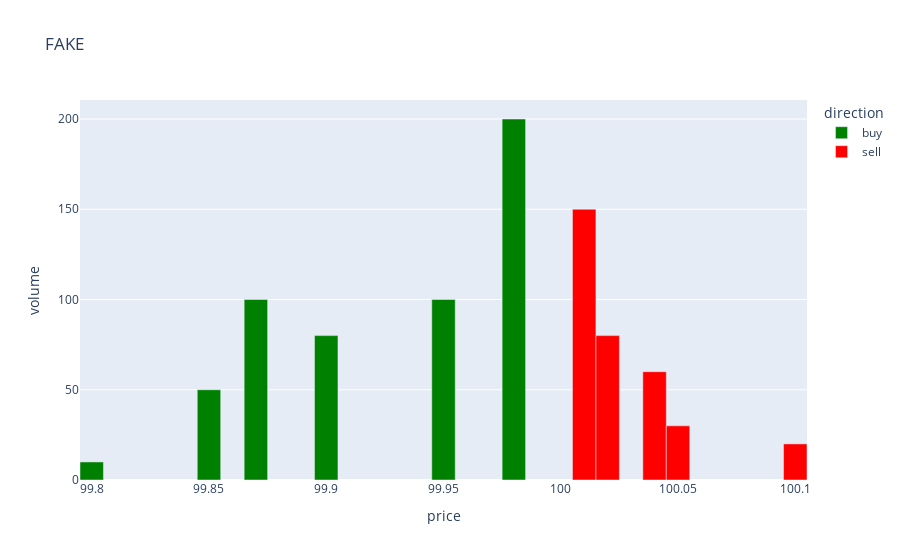

Here is the notebook cell this chart was saved with:
### Code cell
for order in limit_orders:
        exchange.process_order(order)



s=time.time()
for i,e in enumerate(exchanges):
    for order in limit_orders:
        e.process_order(order)
en=time.time()
print((en-s)/len(exchanges)/len(limit_orders))
print(len(limit_orders))
visualise_orderbook(exchange.central_orderbook, price_scaling = 1/100)

### Figure 1 — Plotly figure (JSON) as saved in the notebook; plotly's stock layout.template omitted (floating-point values rounded to 4 significant figures)
{"data": [{"alignmentgroup": "True", "hovertemplate": "direction=buy<br>price=%{x}<br>volume=%{y}<extra></extra>", "legendgroup": "buy", "marker": {"color": "green", "pattern": {"shape": ""}}, "name": "buy", "offsetgroup": "buy", "orientation": "v", "showlegend": true, "textposition": "auto", "type": "bar", "width": 0.01, "x": [99.98, 99.95, 99.9, 99.87, 99.85, 99.8], "xaxis": "x", "y": [200, 100, 80, 100, 50, 10], "yaxis": "y"}, {"alignmentgroup": "True", "hovertemplate": "direction=sell<br>price=%{x}<br>volume=%{y}<extra></extra>", "legendgroup": "sell", "marker": {"color": "red", "pattern": {"shape": ""}}, "name": "sell", "offsetgroup": "sell", "orientation": "v", "showlegend": true, "textposition": "auto", "type": "bar", "width": 0.01, "x": [100.0, 100.0, 100.0, 100.0, 100.1], "xaxis": "x", "y": [150, 80, 60, 30, 20], "yaxis": "y"}], "layout": {"barmode": "relative", "legend": {"title": {"text": "direction"}, "tracegroupgap": 0}, "title": {"text": "FAKE"}, "xaxis": {"anchor": "y", "domain": [0, 1], "title": {"text": "price"}}, "yaxis": {"anchor": "x", "domain": [0, 1], "title": {"text": "volume"}}}}
